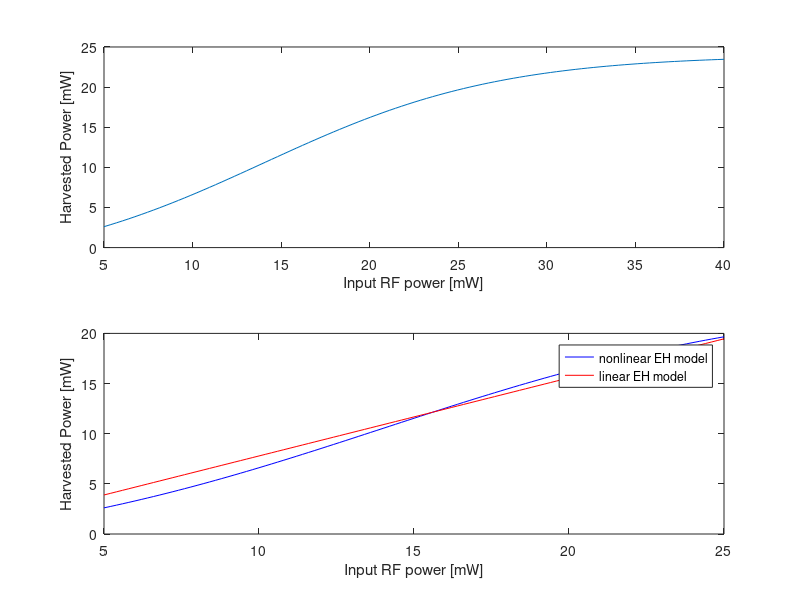

The MATLAB source for this figure:
%% proposed nonlinear EH model

clear; clc

p1 = 0.005; p2 = 0.04; dp = p2-p1;
P = p1:dp/100:p2;

% nonlinear model
Ps = 0.024;
A = 150; B = 0.014; % @ 2.45 GHz
y = 1./(1+exp(-A*(P-B)));
c = 1/(1+exp(A*B));
Qnl = Ps*(y-c)/(1-c);

subplot(2,1,1) % plot nonlinear model
plot(P*10^3,Qnl*10^3)
xlabel('Input RF power [mW]'), ylabel('Harvested Power [mW]')

% linear fitting to the above nonlinear model for Pin [5,25]mW
p1 = 0.005; p2 = 0.025; dp = p2-p1;
P = p1:dp/100:p2;

Ps = 0.024;
A = 150; B = 0.014; % @ 2.45 GHz
y = 1./(1+exp(-A*(P-B)));
c = 1/(1+exp(A*B));
Qnl = Ps*(y-c)/(1-c);

F = @(a,P) a*P;
a = lsqcurvefit(F,0.8,P,Qnl);

% linear model
z = a;
Ql = z*P;

subplot(2,1,2)
plot(P*10^3,Qnl*10^3,'b',P*10^3,Ql*10^3,'r')
% figure, plot(P*10^3,Qnl*10^3), hold on, plot(P*10^3,Ql*10^3,'r')
xlabel('Input RF power [mW]'), ylabel('Harvested Power [mW]')
legend('nonlinear EH model','linear EH model')

% z = Q./P;
% figure, plot(P*10^3,z*100)
% xlabel('Input RF power (mW)'), ylabel('Efficiency (%)')
% xlim([P(1)*10^3 P(end)*10^3])